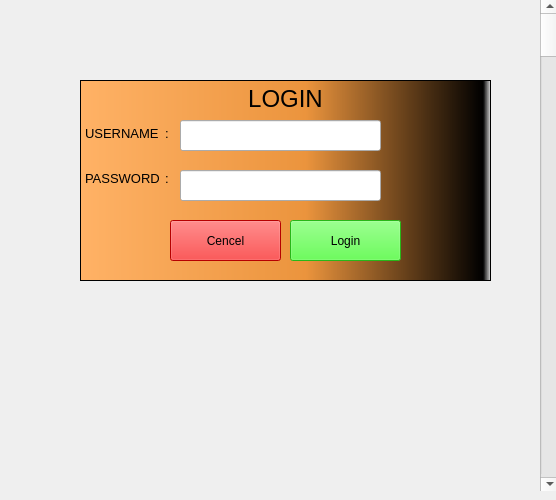
<?xml version="1.0" encoding="UTF-8"?>
<ui version="4.0">
 <class>MainWindow</class>
 <widget class="QMainWindow" name="MainWindow">
  <property name="geometry">
   <rect>
    <x>0</x>
    <y>0</y>
    <width>556</width>
    <height>500</height>
   </rect>
  </property>
  <property name="windowTitle">
   <string>MainWindow</string>
  </property>
  <widget class="QWidget" name="centralwidget">
   <widget class="QScrollBar" name="verticalScrollBar">
    <property name="geometry">
     <rect>
      <x>540</x>
      <y>0</y>
      <width>20</width>
      <height>491</height>
     </rect>
    </property>
    <property name="orientation">
     <enum>Qt::Vertical</enum>
    </property>
   </widget>
   <widget class="QTextBrowser" name="textBrowser">
    <property name="geometry">
     <rect>
      <x>80</x>
      <y>80</y>
      <width>411</width>
      <height>201</height>
     </rect>
    </property>
    <property name="styleSheet">
     <string notr="true">background-color: qlineargradient(spread:pad, x1:0, y1:0, x2:0, y2:1, stop:0 rgba(255, 255, 255, 255), stop:0.495 rgba(255, 255, 255, 255), stop:0.505 rgba(255, 0, 0, 255), stop:1 rgba(255, 0, 0, 255));
background-color: qlineargradient(spread:pad, x1:0, y1:0, x2:1, y2:0, stop:0 rgba(255, 178, 102, 255), stop:0.55 rgba(235, 148, 61, 255), stop:0.98 rgba(0, 0, 0, 255), stop:1 rgba(0, 0, 0, 0));</string>
    </property>
    <property name="html">
     <string>&lt;!DOCTYPE HTML PUBLIC &quot;-//W3C//DTD HTML 4.0//EN&quot; &quot;http://www.w3.org/TR/REC-html40/strict.dtd&quot;&gt;
&lt;html&gt;&lt;head&gt;&lt;meta name=&quot;qrichtext&quot; content=&quot;1&quot; /&gt;&lt;style type=&quot;text/css&quot;&gt;
p, li { white-space: pre-wrap; }
&lt;/style&gt;&lt;/head&gt;&lt;body style=&quot; font-family:'MS Shell Dlg 2'; font-size:8.25pt; font-weight:400; font-style:normal;&quot;&gt;
&lt;p align=&quot;center&quot; style=&quot; margin-top:0px; margin-bottom:0px; margin-left:0px; margin-right:0px; -qt-block-indent:0; text-indent:0px; background-color:transparent;&quot;&gt;&lt;span style=&quot; font-size:18pt;&quot;&gt;LOGIN&lt;br /&gt;&lt;/span&gt;&lt;/p&gt;
&lt;p style=&quot; margin-top:0px; margin-bottom:0px; margin-left:0px; margin-right:0px; -qt-block-indent:0; text-indent:0px; background-color:transparent;&quot;&gt;&lt;span style=&quot; font-size:10pt;&quot;&gt;USERNAME	:&lt;/span&gt;&lt;/p&gt;
&lt;p style=&quot;-qt-paragraph-type:empty; margin-top:0px; margin-bottom:0px; margin-left:0px; margin-right:0px; -qt-block-indent:0; text-indent:0px; font-size:10pt; background-color:transparent;&quot;&gt;&lt;br /&gt;&lt;/p&gt;
&lt;p style=&quot;-qt-paragraph-type:empty; margin-top:0px; margin-bottom:0px; margin-left:0px; margin-right:0px; -qt-block-indent:0; text-indent:0px; font-size:10pt; background-color:transparent;&quot;&gt;&lt;br /&gt;&lt;/p&gt;
&lt;p style=&quot; margin-top:0px; margin-bottom:0px; margin-left:0px; margin-right:0px; -qt-block-indent:0; text-indent:0px; background-color:transparent;&quot;&gt;&lt;span style=&quot; font-size:10pt;&quot;&gt;PASSWORD	:&lt;/span&gt;&lt;/p&gt;&lt;/body&gt;&lt;/html&gt;</string>
    </property>
   </widget>
   <widget class="QPushButton" name="Login">
    <property name="geometry">
     <rect>
      <x>290</x>
      <y>220</y>
      <width>111</width>
      <height>41</height>
     </rect>
    </property>
    <property name="styleSheet">
     <string notr="true">background-color: rgb(56, 255, 34);
border-color: qradialgradient(spread:pad, cx:0.5, cy:0.5, radius:0.5, fx:0.5, fy:0.5, stop:0 rgba(255, 0, 0, 255), stop:0.479904 rgba(255, 0, 0, 255), stop:0.522685 rgba(255, 255, 255, 255), stop:1 rgba(255, 255, 255, 255));</string>
    </property>
    <property name="text">
     <string>Login</string>
    </property>
   </widget>
   <widget class="QPushButton" name="Cencel">
    <property name="geometry">
     <rect>
      <x>170</x>
      <y>220</y>
      <width>111</width>
      <height>41</height>
     </rect>
    </property>
    <property name="styleSheet">
     <string notr="true">background-color: rgb(56, 255, 34);
background-color: rgb(255, 0, 0);
border-color: qradialgradient(spread:pad, cx:0.5, cy:0.5, radius:0.5, fx:0.5, fy:0.5, stop:0 rgba(255, 0, 0, 255), stop:0.479904 rgba(255, 0, 0, 255), stop:0.522685 rgba(255, 255, 255, 255), stop:1 rgba(255, 255, 255, 255));</string>
    </property>
    <property name="text">
     <string>Cencel</string>
    </property>
   </widget>
   <widget class="QLineEdit" name="username">
    <property name="geometry">
     <rect>
      <x>180</x>
      <y>120</y>
      <width>201</width>
      <height>31</height>
     </rect>
    </property>
    <property name="text">
     <string/>
    </property>
   </widget>
   <widget class="QLineEdit" name="password">
    <property name="geometry">
     <rect>
      <x>180</x>
      <y>170</y>
      <width>201</width>
      <height>31</height>
     </rect>
    </property>
    <property name="text">
     <string/>
    </property>
   </widget>
   <zorder>textBrowser</zorder>
   <zorder>verticalScrollBar</zorder>
   <zorder>Login</zorder>
   <zorder>Cencel</zorder>
   <zorder>username</zorder>
   <zorder>password</zorder>
  </widget>
 </widget>
 <resources>
  <include location="ui.qrc"/>
 </resources>
 <connections/>
</ui>
